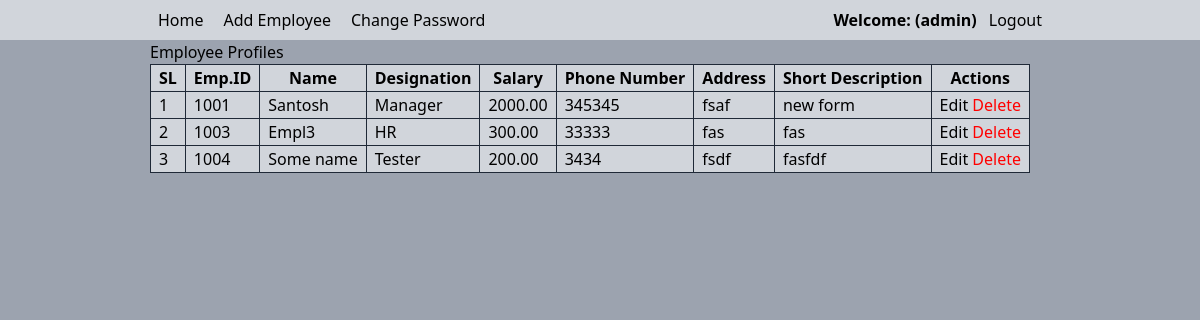
The app's page / (signed in) with its own data.
### employee/models.py (models this page shows, shortened)
class Employee(models.Model):
    DESIGNATIONS = [
        ('Manager', 'Manager'),
        ('Team Lead', 'Team Lead'),
        ('Developer', 'Developer'),
        ('Tester', 'Tester'),
        ('HR', 'HR'),
    ]
    emp_id = models.PositiveIntegerField(primary_key=True)
    name = models.CharField(max_length=100)
    address = models.CharField(max_length=255)
    phone_number = models.CharField(max_length=12)
    salary = models.DecimalField(max_digits=10, decimal_places=2)
    designation = models.CharField(max_length=50,choices=DESIGNATIONS)
    short_description = models.TextField()
    user=models.OneToOneField(User, on_delete=models.CASCADE)

### employee/views.py (the view)
# urls.py: path('', views.home, name='home'),
@login_required
def home(request):
    employees = Employee.objects.all()
    employee = None
    if not request.user.is_superuser:
        print(request.user.username)
        print(request.user)
        employee = get_object_or_404(Employee, user=request.user)
        print(employee)
    context = {
        'employees': employees,
        'employee': employee
    }
    return render(request, "employee/home.html", context)

### employee/templates/employee/home.html (shortened to what this page needs)
{% extends "base.html" %}
{% block content %}
<div class="flex justify-center">
    <div class="w-3/4">
{% if user.is_superuser %}
    <h1>Employee Profiles</h1>
    <table class="table border bg-gray-300">
        <thead>
            <tr>
                <th class="border border-gray-800 px-2">SL</th>
                <th class="border border-gray-800 px-2">Emp.ID</th>
                <th class="border border-gray-800 px-2">Name</th>
                <th class="border border-gray-800 px-2">Designation</th>
                <th class="border border-gray-800 px-2">Salary</th>
                <th class="border border-gray-800 px-2">Phone Number</th>
                <th class="border border-gray-800 px-2">Address</th>
                <th class="border border-gray-800 px-2">Short Description</th>
                <th class="border border-gray-800 px-2">Actions</th>
            </tr>
        </thead>
        <tbody>
            {% for employee in employees %}
                <tr>
                    <td class="border border-gray-800 px-2">{{ forloop.counter }}</td>
                    <td class="border border-gray-800 px-2">{{ employee.emp_id }}</td>
                    <td class="border border-gray-800 px-2">{{ employee.name }}</td>
                    <td class="border border-gray-800 px-2">{{ employee.designation }}</td>
                    <td class="border border-gray-800 px-2">{{ employee.salary }}</td>
                    <td class="border border-gray-800 px-2">{{ employee.phone_number }}</td>
                    <td class="border border-gray-800 px-2">{{ employee.address }}</td>
                    <td class="border border-gray-800 px-2">{{ employee.short_description }}</td>
                    <td class="border border-gray-800 px-2">
                        <a href="{% url 'update_employee' employee.pk %}">Edit</a>
                        <a href="{% url 'delete_employee' employee.pk %}"><span style="color: red;">Delete</span></a>
                    </td>
                </tr>
            {% endfor %}
        </tbody>
    </table>
{% endif %}
</div>
</div>
{% endblock %}

### employee/templates/base.html (shortened to what this page needs)
<!doctype html>
<html>
<head>
  <script src="https://cdn.tailwindcss.com"></script>
</head>
<body class="bg-gray-400">
    {% include 'nav.html' %}
    {% block content %}
    {% endblock %}
</body>
</html>

### employee/templates/nav.html (shortened to what this page needs)
<div class="flex justify-center bg-gray-300">
    {% if user.is_superuser %}
    <nav class="flex w-3/4  py-2 justify-between">
        <div class="flex gap-1">
            <a href="{% url 'home' %}"
                class="font-medium hover:border hover:bg-gray-600 hover:text-white px-2 rounded">Home </a>
            <a href="{% url 'add_employee' %}"
                class="font-medium hover:border hover:bg-gray-600 hover:text-white px-2 rounded">Add Employee </a>
                <a href="{% url 'change_password' %}" class="font-medium hover:border hover:bg-gray-600 hover:text-white px-2 rounded">Change Password</a>
        </div>
        <div class="flex gap-1">
            <div><strong>Welcome: {{ request.user.first_name }} {{ request.user.last_name }} ({{ request.user.username }})</strong></div>
            <a href="{% url 'logout_view' %}"
                class="font-medium hover:border hover:bg-gray-600 hover:text-white px-2 rounded">Logout</a>
        </div>
    </nav>
    {% endif %}
</div>

### records on screen
Employee: emp_id "1001", name "Santosh", designation "Manager", salary "2000.00", phone_number "345345", address "fsaf", short_description "new form"
Employee: emp_id "1003", name "Empl3", designation "HR", salary "300.00", phone_number "33333", address "fas", short_description "fas"
Employee: emp_id "1004", name "Some name", designation "Tester", salary "200.00", phone_number "3434", address "fsdf", short_description "fasfdf"

### other values on screen
{{ request.user.username }} "admin"
